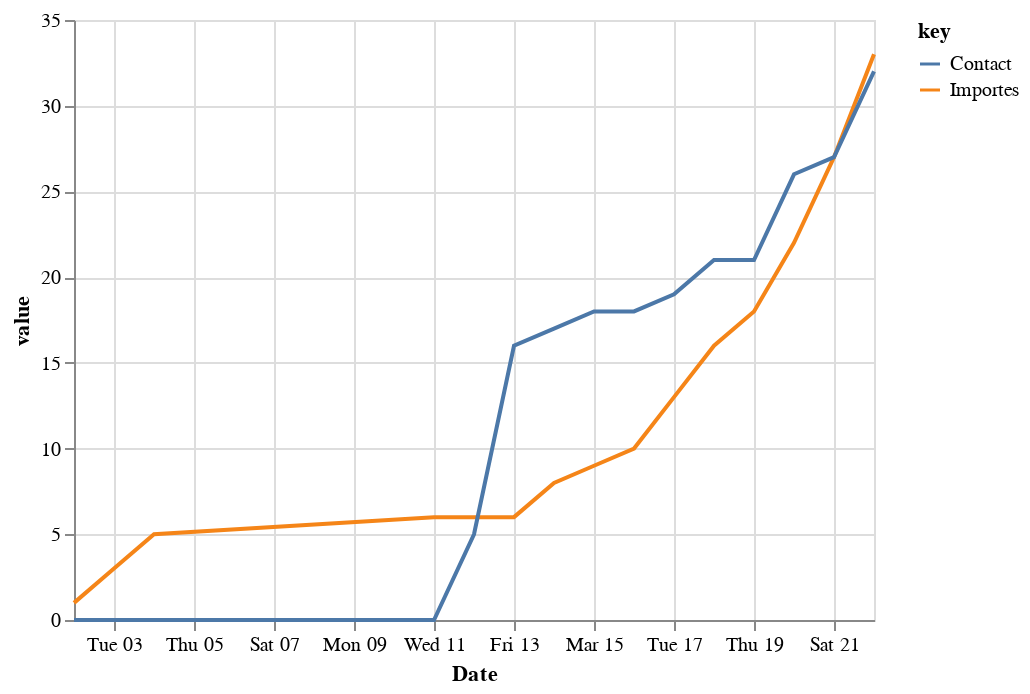

The cell this chart's notebook holds for it:
### Code cell
alt.Chart(df_int).transform_fold(
    ['Importes', 'Contact'],
).mark_line().encode(
    x='Date:T',
    y='value:Q',
    color='key:N'
)

### Figure 1 — Vega-Lite specification as saved in the notebook (floating-point values rounded to 4 significant figures)
{"config": {"view": {"continuousWidth": 400, "continuousHeight": 300}}, "data": {"name": "data-c3bd1ebec546d1d9d83bdd1c2def77a5"}, "mark": "line", "encoding": {"color": {"type": "nominal", "field": "key"}, "x": {"type": "temporal", "field": "Date"}, "y": {"type": "quantitative", "field": "value"}}, "transform": [{"fold": ["Importes", "Contact"]}], "$schema": "https://vega.github.io/schema/vega-lite/v4.0.2.json", "datasets": {"data-c3bd1ebec546d1d9d83bdd1c2def77a5": [{"Date": "2020-03-02T00:00:00", "Importes": 1.0, "Contact": 0.0}, {"Date": "2020-03-03T00:00:00", "Importes": 3.0, "Contact": 0.0}, {"Date": "2020-03-04T00:00:00", "Importes": 5.0, "Contact": 0.0}, {"Date": "2020-03-11T00:00:00", "Importes": 6.0, "Contact": 0.0}, {"Date": "2020-03-12T00:00:00", "Importes": 6.0, "Contact": 5.0}, {"Date": "2020-03-13T00:00:00", "Importes": 6.0, "Contact": 16.0}, {"Date": "2020-03-14T00:00:00", "Importes": 8.0, "Contact": 17.0}, {"Date": "2020-03-15T00:00:00", "Importes": 9.0, "Contact": 18.0}, {"Date": "2020-03-16T00:00:00", "Importes": 10.0, "Contact": 18.0}, {"Date": "2020-03-17T00:00:00", "Importes": 13.0, "Contact": 19.0}, {"Date": "2020-03-18T00:00:00", "Importes": 16.0, "Contact": 21.0}, {"Date": "2020-03-19T00:00:00", "Importes": 18.0, "Contact": 21.0}, {"Date": "2020-03-20T00:00:00", "Importes": 22.0, "Contact": 26.0}, {"Date": "2020-03-21T00:00:00", "Importes": 27.0, "Contact": 27.0}, {"Date": "2020-03-22T00:00:00", "Importes": 33.0, "Contact": 32.0}]}}
